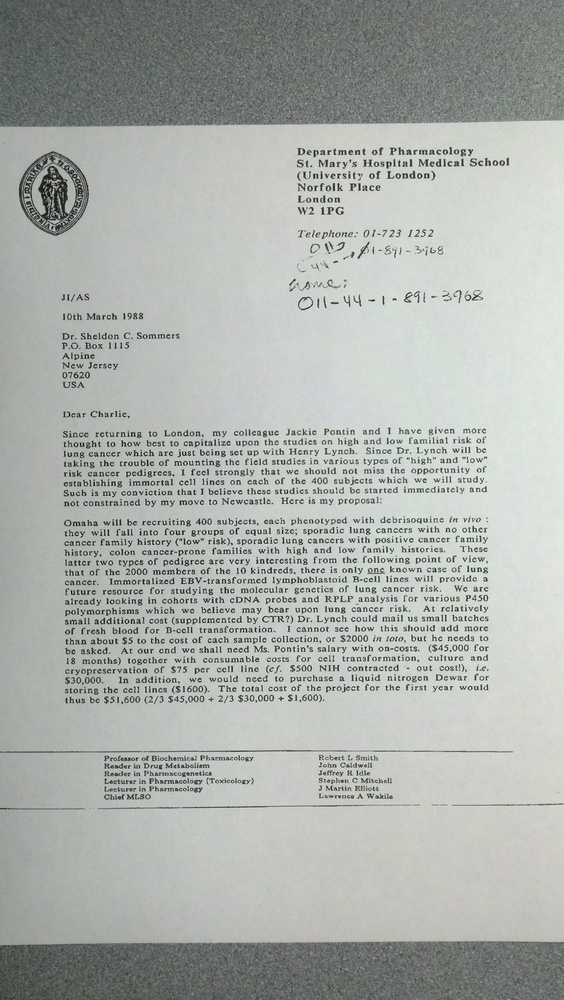
#> input picture Text Extraction From Image_01/set10/sample.jpg, 564 x 1000 px, shrunk from 1840 x 3264 before the run, found by its file name
$ python image_text_extractor_01.py
#> lines starting #> are read from the running program, lines starting #| are printed output that depends on the picture; after the words box and inside, x2 and y2 are one past the last pixel; in counts of white or black regions, pixels touching at a corner belong together
# Importing all required libraries
import os
import cv2
import numpy as np
from PIL import Image
import pytesseract

# Set the Tesseract executable path if not in PATH
pytesseract.pytesseract.tesseract_cmd = r'C:\Program Files (x86)\Tesseract-OCR\tesseract.exe'

# Function to process the image and extract text
def extract_text_from_image(image_path, output_dir):
    # Reading the image using OpenCV
#> called with image_path = 'set10\\sample.jpg', output_dir = 'set10'
    img = cv2.imread(image_path)
#> img is the input picture: shape (1000, 564, 3); mean B, G, R 171.5, 175.9, 171.7
    if img is None:
        print(f"Failed to read {image_path}")
        return

    # Convert image to grayscale
    gray = cv2.cvtColor(img, cv2.COLOR_BGR2GRAY)

    # Apply threshold to get binary image
    _, thresh = cv2.threshold(gray, 150, 255, cv2.THRESH_BINARY_INV)
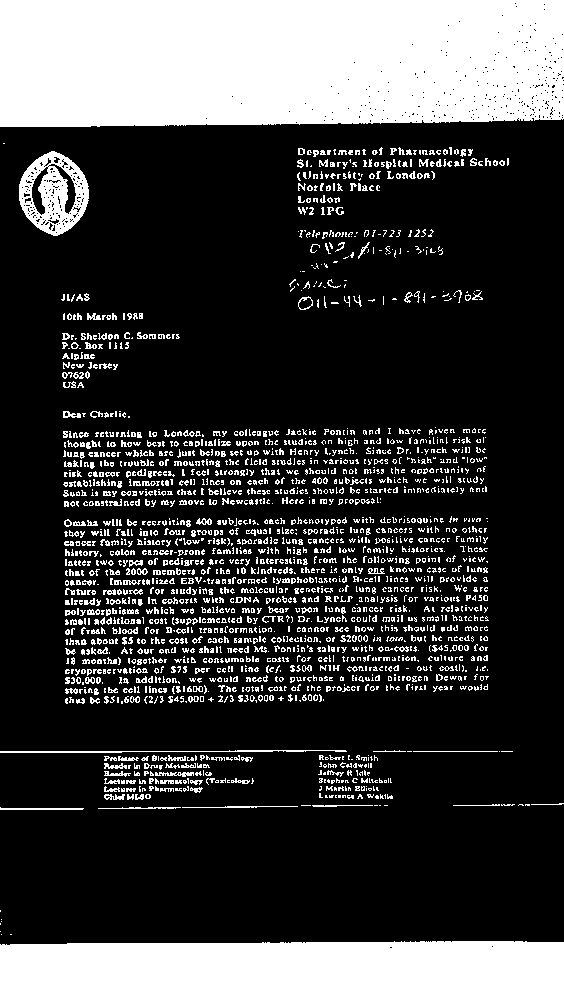
#> thresh: shape (1000, 564); 24.9% white; 2212 white regions (1703 under 20 px), largest, box (x1, y1, x2, y2) and area: (0, 0, 564, 127) 69691, (0, 941, 564, 1000) 32458, (19, 151, 89, 236) 3251

    # Save the processed image for verification
    processed_image_path = os.path.join(output_dir, "processed_image.png")
    cv2.imwrite(processed_image_path, thresh)
    print(f"Processed image saved to: {processed_image_path}")

    # Debug: Display the processed image
    cv2.imshow("Processed Image", thresh)
    cv2.waitKey(0)
    cv2.destroyAllWindows()

    # Extract text from the processed image
#> (the run stopped early here; a loop or call above may not have finished)
